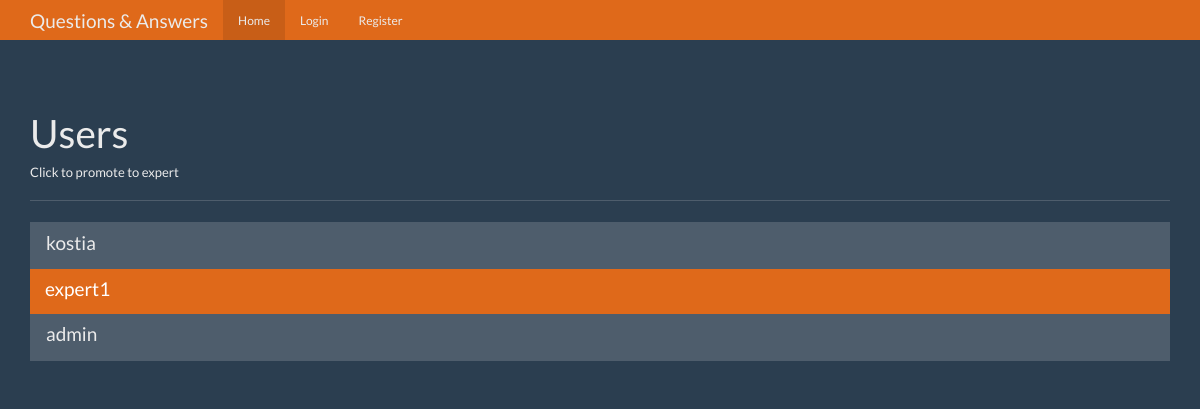
/users, run on an earlier commit of the app's database.
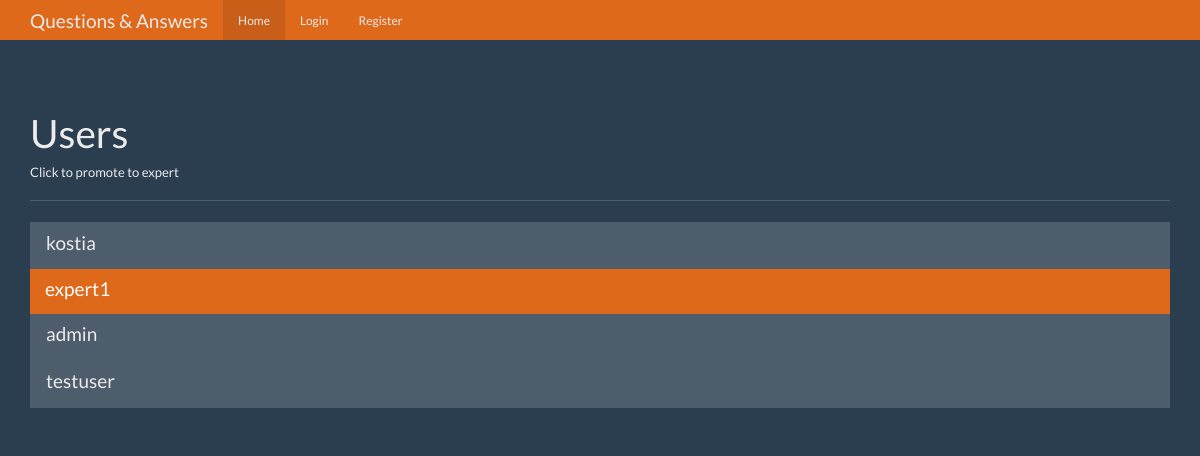
And on a later commit of the database.
### tables this page shows
CREATE TABLE "users" (
  "id" integer PRIMARY KEY AUTOINCREMENT,
  "name" text NOT NULL,
  "password" text NOT NULL,
  "expert" boolean NOT NULL,
  "admin" boolean NOT NULL
);

### app.py (the view)
@app.route('/users')
def users():
    user = get_current_user()
    db = get_db()
    users_cur = db.execute('select id, name, expert, admin from users')
    users_results = users_cur.fetchall()
    return render_template('users.html', user=user, users=users_results)

### app.py (called while the page is built)
def get_current_user():
    user_result = None
    if 'user' in session:
        user = session['user']
        db = get_db()
        user_cur = db.execute('select id, name, password, expert, admin from users where name = ?', [user])
        user_result = user_cur.fetchone()
    return user_result

### database.py (called while the page is built)
def connect_db():
    sql = sqlite3.connect('q&a.db')
    sql.row_factory = sqlite3.Row
    return sql

def get_db():
    if not hasattr(g, 'sqlite3_db'):
        g.sqlite_db = connect_db()
    return g.sqlite_db

### templates/users.html (shortened to what this page needs)
{% extends 'base.html' %}
{% block body %}
    <div class="container theme-showcase" role="main">
        <div class="page-header">
            <h1>Users</h1>
            <h6>Click to promote to expert</h6>
        </div>
        <div class="row">
            <div class="col-lg-12">
                <div class="list-group">
                    {% for user in users %}
                        <a href="{{ url_for('promote', user_id=user['id']) }}" class="list-group-item {% if user['expert'] == 1 %} active {% endif %}">
                            <h4 class="list-group-item-heading">{{ user['name'] }}</h4>
                        </a>
                    {% endfor %}
                </div>
            </div>
        </div>
    </div>
{% endblock %}

### templates/base.html (shortened to what this page needs)
<!DOCTYPE html>
<html lang="en">
  <head>
    <link href="{{ url_for('static', filename='bootstrap.min.css') }}" rel="stylesheet">
    <link href="{{ url_for('static', filename='theme.css') }}" rel="stylesheet">
  </head>
  <body>
    <nav class="navbar navbar-inverse navbar-fixed-top">
      <div class="container">
        <div class="navbar-header">
          <a class="navbar-brand" href="{{ url_for('index') }}">Questions & Answers</a>
        </div>
        <div id="navbar" class="navbar-collapse collapse">
          <ul class="nav navbar-nav">
            <li {% if not request.endpoint == "index" %}class="active"{% endif %}><a href="{{ url_for('index') }}">Home</a></li>
              {% if not user %}
            <li {% if request.endpoint == "login" %}class="active"{% endif %}><a href="{{ url_for('login') }}">Login</a></li>
            <li {% if request.endpoint == "register" %}class="active"{% endif %}><a href="{{ url_for('register') }}">Register</a></li>
              {% endif %}
          </ul>
        </div>
      </div>
    </nav>
  {% block body %}{% endblock %}
  </body>
</html>

### static/theme.css (style rules this page uses)
body { padding-top: 70px; padding-bottom: 30px; }

What changed in the data, as far as the page shows it:
added users: name "testuser"
